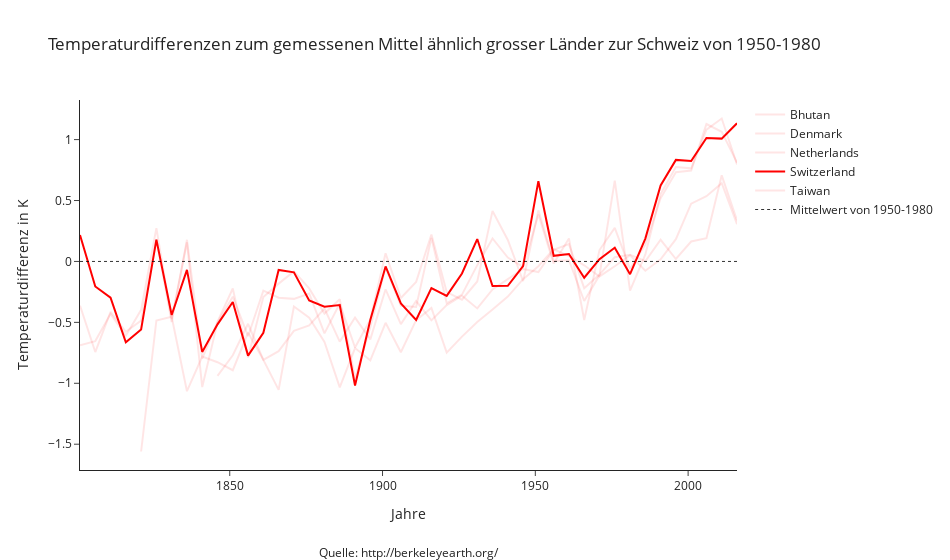

The notebook cell this image was saved under:
### Markdown cell above
Ein Vergleich zwischen Flächenmässig gleichgrossen Ländern macht bereits mehr sinn.

### Code cell
def lineplot_swiss_similar_countries(data):
    data = data.copy()
    data = data[data['country'].isin(['Switzerland','Denmark', 'Netherlands', 'Bhutan', 'Taiwan']) == True]
    data = data.pivot_table(index='date', columns='country', values='temperature')
    data = data.loc['1800':]
    data = data.resample('5Y').mean()
                
    fig = go.Figure()
    
    for column in data.columns:
        if column != 'Switzerland':
            fig.add_trace(go.Scatter(x=data.index,
                                     y=data[column], 
                                     name=column,
                                     line=dict(color='red'),
                                     opacity=0.1)
                         )
        else:
            fig.add_trace(go.Scatter(x=data.index,
                                     y=data[column],
                                     name=column, 
                                     line=dict(color='red',
                                               width=2)
                                    )
                         )
    fig.add_trace(go.Scatter(x=data.index,
                             y=[0 for i in range(data.shape[0])],
                             name='Mittelwert von 1950-1980',
                             line=dict(color='black', 
                                       dash='dot',
                                       width=1),
                             opacity=0.8)
                  
                 )
    
    fig.update_layout(template='simple_white',
                      title='Temperaturdifferenzen zum gemessenen Mittel ähnlich grosser Länder zur Schweiz von 1950-1980',
                      xaxis_title='Jahre',
                      yaxis_title='Temperaturdifferenz in K',
                     )
    
    fig.update_layout(width=950,
                    margin_b=90, 
                    annotations = [dict(xref='paper',
                                        yref='paper',
                                        x=0.5, y=-0.25,
                                        showarrow=False,
                                        text ='Quelle: http://berkeleyearth.org/')])
                      

    fig.show()
    
    
lineplot_swiss_similar_countries(temp_data)
